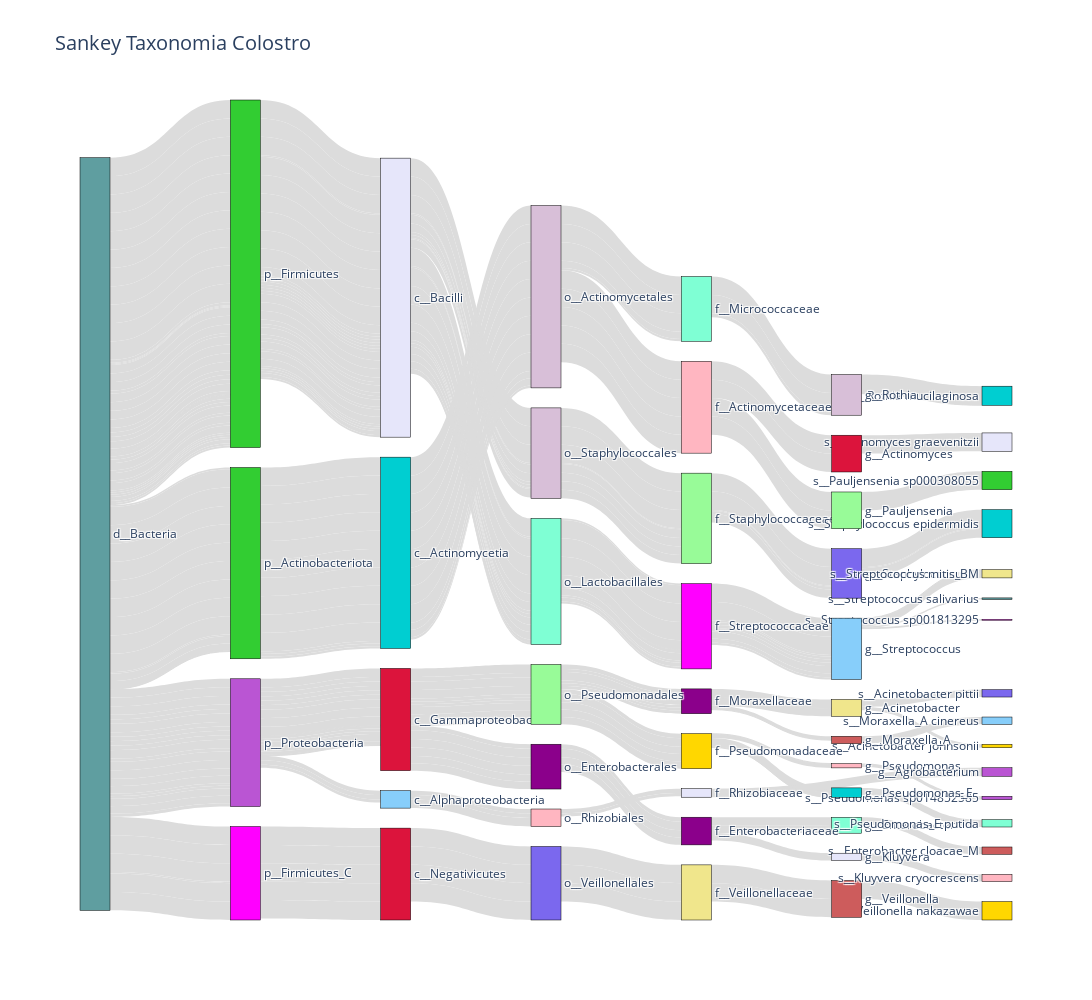

The cell this chart's notebook holds for it:
### Code cell
plot_taxonomy_sankey(df_colostrum_tax, 'Sankey Taxonomia Colostro',frequencias_tax_colostrum)

### Figure 1 — Plotly figure (JSON) as saved in the notebook; plotly's stock layout.template omitted (floating-point values rounded to 4 significant figures; data arrays with more than 128 entries replaced by an {"elided": "..."} marker saying what was removed)
{"data": [{"link": {"color": "#DCDCDC", "source": {"elided": "379 int values"}, "target": {"elided": "379 int values"}, "value": {"elided": "784 int values"}}, "node": {"color": ["#00CED1", "#7FFFD4", "#FFB6C1", "#E6E6FA", "#D8BFD8", "#BA55D3", "#87CEFA", "#DC143C", "#FFD700", "#7B68EE", "#FF00FF", "#98FB98", "#5F9EA0", "#8B008B", "#CD5C5C", "#F0E68C", "#32CD32", "#00CED1", "#7FFFD4", "#FFB6C1", "#E6E6FA", "#D8BFD8", "#BA55D3", "#87CEFA", "#DC143C", "#FFD700", "#7B68EE", "#FF00FF", "#98FB98", "#5F9EA0", "#8B008B", "#CD5C5C", "#F0E68C", "#32CD32", "#00CED1", "#7FFFD4", "#FFB6C1", "#E6E6FA", "#D8BFD8", "#BA55D3", "#87CEFA", "#DC143C", "#FFD700", "#7B68EE", "#FF00FF", "#98FB98", "#5F9EA0", "#8B008B", "#CD5C5C", "#F0E68C", "#32CD32", "#00CED1", "#7FFFD4", "#FFB6C1", "#E6E6FA", "#D8BFD8", "#BA55D3", "#87CEFA", "#DC143C", "#FFD700", "#7B68EE", "#FF00FF", "#98FB98", "#5F9EA0", "#8B008B", "#CD5C5C", "#F0E68C", "#32CD32"], "label": ["s__Rothia mucilaginosa", "f__Micrococcaceae", "g__Pseudomonas", "s__Actinomyces graevenitzii", "o__Actinomycetales", "s__Pseudomonas sp014852585", "c__Alphaproteobacteria", "g__Actinomyces", "s__Acinetobacter johnsonii", "s__Acinetobacter pittii", "s__Streptococcus sp001813295", "f__Staphylococcaceae", "s__Streptococcus salivarius", "f__Moraxellaceae", "s__Enterobacter cloacae_M", "f__Veillonellaceae", "s__Pauljensenia sp000308055", "s__Staphylococcus epidermidis", "g__Enterobacter", "o__Rhizobiales", "g__Kluyvera", "o__Staphylococcales", "g__Agrobacterium", "s__Moraxella_A cinereus", "c__Negativicutes", "s__Veillonella nakazawae", "g__Staphylococcus", "p__Firmicutes_C", "g__Pauljensenia", "d__Bacteria", "f__Enterobacteriaceae", "g__Moraxella_A", "s__Streptococcus mitis_BM", "p__Firmicutes", "g__Pseudomonas_E", "o__Lactobacillales", "f__Actinomycetaceae", "f__Rhizobiaceae", "g__Rothia", "p__Proteobacteria", "g__Streptococcus", "c__Gammaproteobacteria", "f__Pseudomonadaceae", "o__Veillonellales", "f__Streptococcaceae", "o__Pseudomonadales", "s__Agrobacterium pusense", "o__Enterobacterales", "g__Veillonella", "g__Acinetobacter", "p__Actinobacteriota", "c__Actinomycetia", "s__Pseudomonas_E putida", "s__Kluyvera cryocrescens", "c__Bacilli"], "line": {"color": "black", "width": 0.5}, "pad": 20, "thickness": 30}, "type": "sankey"}], "layout": {"title": {"font": {"size": 20}, "text": "Sankey Taxonomia Colostro"}, "font": {"size": 12}, "width": 4000, "height": 1000}}
